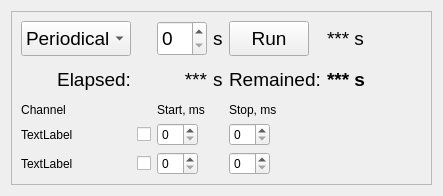
      <widget class="QWidget" name="tab">
       <property name="sizePolicy">
        <sizepolicy hsizetype="Maximum" vsizetype="Preferred">
         <horstretch>0</horstretch>
         <verstretch>0</verstretch>
        </sizepolicy>
       </property>
       <attribute name="title">
        <string>Timer</string>
       </attribute>
       <layout class="QVBoxLayout" name="verticalLayout_5">
        <item>
         <widget class="QFrame" name="frame_9">
          <property name="sizePolicy">
           <sizepolicy hsizetype="Maximum" vsizetype="Preferred">
            <horstretch>0</horstretch>
            <verstretch>0</verstretch>
           </sizepolicy>
          </property>
          <property name="frameShape">
           <enum>QFrame::StyledPanel</enum>
          </property>
          <property name="frameShadow">
           <enum>QFrame::Raised</enum>
          </property>
          <layout class="QGridLayout" name="gridLayout_3">
           <property name="sizeConstraint">
            <enum>QLayout::SetMinimumSize</enum>
           </property>
           <item row="3" column="0">
            <widget class="QLabel" name="label_29">
             <property name="sizePolicy">
              <sizepolicy hsizetype="Maximum" vsizetype="Preferred">
               <horstretch>0</horstretch>
               <verstretch>0</verstretch>
              </sizepolicy>
             </property>
             <property name="text">
              <string>TextLabel</string>
             </property>
            </widget>
           </item>
           <item row="2" column="4">
            <widget class="QLabel" name="label_27">
             <property name="sizePolicy">
              <sizepolicy hsizetype="Maximum" vsizetype="Preferred">
               <horstretch>0</horstretch>
               <verstretch>0</verstretch>
              </sizepolicy>
             </property>
             <property name="text">
              <string>Stop, ms</string>
             </property>
            </widget>
           </item>
           <item row="2" column="0">
            <widget class="QLabel" name="label_28">
             <property name="sizePolicy">
              <sizepolicy hsizetype="Maximum" vsizetype="Preferred">
               <horstretch>0</horstretch>
               <verstretch>0</verstretch>
              </sizepolicy>
             </property>
             <property name="text">
              <string>Channel</string>
             </property>
             <property name="alignment">
              <set>Qt::AlignCenter</set>
             </property>
            </widget>
           </item>
           <item row="2" column="2">
            <widget class="QLabel" name="label_26">
             <property name="sizePolicy">
              <sizepolicy hsizetype="Maximum" vsizetype="Preferred">
               <horstretch>0</horstretch>
               <verstretch>0</verstretch>
              </sizepolicy>
             </property>
             <property name="text">
              <string>Start, ms</string>
             </property>
            </widget>
           </item>
           <item row="3" column="2">
            <widget class="QSpinBox" name="spinBox_6">
             <property name="sizePolicy">
              <sizepolicy hsizetype="Maximum" vsizetype="Preferred">
               <horstretch>0</horstretch>
               <verstretch>0</verstretch>
              </sizepolicy>
             </property>
            </widget>
           </item>
           <item row="3" column="1">
            <widget class="QCheckBox" name="checkBox_7">
             <property name="sizePolicy">
              <sizepolicy hsizetype="Maximum" vsizetype="Fixed">
               <horstretch>0</horstretch>
               <verstretch>0</verstretch>
              </sizepolicy>
             </property>
             <property name="text">
              <string/>
             </property>
            </widget>
           </item>
           <item row="3" column="4">
            <widget class="QSpinBox" name="spinBox_7">
             <property name="sizePolicy">
              <sizepolicy hsizetype="Maximum" vsizetype="Preferred">
               <horstretch>0</horstretch>
               <verstretch>0</verstretch>
              </sizepolicy>
             </property>
            </widget>
           </item>
           <item row="0" column="5">
            <widget class="QLabel" name="label_108">
             <property name="sizePolicy">
              <sizepolicy hsizetype="Maximum" vsizetype="Fixed">
               <horstretch>0</horstretch>
               <verstretch>0</verstretch>
              </sizepolicy>
             </property>
             <property name="minimumSize">
              <size>
               <width>0</width>
               <height>35</height>
              </size>
             </property>
             <property name="maximumSize">
              <size>
               <width>16777215</width>
               <height>35</height>
              </size>
             </property>
             <property name="font">
              <font>
               <pointsize>14</pointsize>
              </font>
             </property>
             <property name="text">
              <string>*** s</string>
             </property>
            </widget>
           </item>
           <item row="1" column="2">
            <widget class="QLabel" name="label_106">
             <property name="sizePolicy">
              <sizepolicy hsizetype="Preferred" vsizetype="Fixed">
               <horstretch>0</horstretch>
               <verstretch>0</verstretch>
              </sizepolicy>
             </property>
             <property name="minimumSize">
              <size>
               <width>0</width>
               <height>35</height>
              </size>
             </property>
             <property name="maximumSize">
              <size>
               <width>16777215</width>
               <height>35</height>
              </size>
             </property>
             <property name="font">
              <font>
               <pointsize>14</pointsize>
              </font>
             </property>
             <property name="text">
              <string>***</string>
             </property>
             <property name="alignment">
              <set>Qt::AlignRight|Qt::AlignTrailing|Qt::AlignVCenter</set>
             </property>
            </widget>
           </item>
           <item row="1" column="5">
            <widget class="QLabel" name="label_102">
             <property name="sizePolicy">
              <sizepolicy hsizetype="Maximum" vsizetype="Fixed">
               <horstretch>0</horstretch>
               <verstretch>0</verstretch>
              </sizepolicy>
             </property>
             <property name="minimumSize">
              <size>
               <width>0</width>
               <height>35</height>
              </size>
             </property>
             <property name="maximumSize">
              <size>
               <width>16777215</width>
               <height>35</height>
              </size>
             </property>
             <property name="font">
              <font>
               <pointsize>14</pointsize>
               <weight>75</weight>
               <bold>true</bold>
              </font>
             </property>
             <property name="text">
              <string>*** s</string>
             </property>
            </widget>
           </item>
           <item row="0" column="3">
            <widget class="QLabel" name="label_107">
             <property name="sizePolicy">
              <sizepolicy hsizetype="Maximum" vsizetype="Fixed">
               <horstretch>0</horstretch>
               <verstretch>0</verstretch>
              </sizepolicy>
             </property>
             <property name="minimumSize">
              <size>
               <width>0</width>
               <height>35</height>
              </size>
             </property>
             <property name="maximumSize">
              <size>
               <width>16777215</width>
               <height>35</height>
              </size>
             </property>
             <property name="font">
              <font>
               <pointsize>14</pointsize>
              </font>
             </property>
             <property name="text">
              <string>s</string>
             </property>
            </widget>
           </item>
           <item row="0" column="0">
            <widget class="QComboBox" name="comboBox_2">
             <property name="sizePolicy">
              <sizepolicy hsizetype="Fixed" vsizetype="Preferred">
               <horstretch>0</horstretch>
               <verstretch>0</verstretch>
              </sizepolicy>
             </property>
             <property name="minimumSize">
              <size>
               <width>110</width>
               <height>35</height>
              </size>
             </property>
             <property name="maximumSize">
              <size>
               <width>110</width>
               <height>35</height>
              </size>
             </property>
             <property name="baseSize">
              <size>
               <width>0</width>
               <height>0</height>
              </size>
             </property>
             <property name="font">
              <font>
               <pointsize>14</pointsize>
              </font>
             </property>
             <property name="currentIndex">
              <number>1</number>
             </property>
             <item>
              <property name="text">
               <string>Single</string>
              </property>
             </item>
             <item>
              <property name="text">
               <string>Periodical</string>
              </property>
             </item>
            </widget>
           </item>
           <item row="1" column="3">
            <widget class="QLabel" name="label_103">
             <property name="sizePolicy">
              <sizepolicy hsizetype="Maximum" vsizetype="Fixed">
               <horstretch>0</horstretch>
               <verstretch>0</verstretch>
              </sizepolicy>
             </property>
             <property name="minimumSize">
              <size>
               <width>0</width>
               <height>35</height>
              </size>
             </property>
             <property name="maximumSize">
              <size>
               <width>16777215</width>
               <height>35</height>
              </size>
             </property>
             <property name="font">
              <font>
               <pointsize>14</pointsize>
              </font>
             </property>
             <property name="text">
              <string>s</string>
             </property>
            </widget>
           </item>
           <item row="1" column="0">
            <widget class="QLabel" name="label_105">
             <property name="sizePolicy">
              <sizepolicy hsizetype="Minimum" vsizetype="Fixed">
               <horstretch>0</horstretch>
               <verstretch>0</verstretch>
              </sizepolicy>
             </property>
             <property name="minimumSize">
              <size>
               <width>0</width>
               <height>35</height>
              </size>
             </property>
             <property name="maximumSize">
              <size>
               <width>16777215</width>
               <height>35</height>
              </size>
             </property>
             <property name="font">
              <font>
               <pointsize>14</pointsize>
              </font>
             </property>
             <property name="text">
              <string>Elapsed:</string>
             </property>
             <property name="alignment">
              <set>Qt::AlignRight|Qt::AlignTrailing|Qt::AlignVCenter</set>
             </property>
            </widget>
           </item>
           <item row="1" column="4">
            <widget class="QLabel" name="label_104">
             <property name="sizePolicy">
              <sizepolicy hsizetype="Maximum" vsizetype="Fixed">
               <horstretch>0</horstretch>
               <verstretch>0</verstretch>
              </sizepolicy>
             </property>
             <property name="minimumSize">
              <size>
               <width>0</width>
               <height>35</height>
              </size>
             </property>
             <property name="maximumSize">
              <size>
               <width>16777215</width>
               <height>35</height>
              </size>
             </property>
             <property name="font">
              <font>
               <pointsize>14</pointsize>
              </font>
             </property>
             <property name="text">
              <string>Remained:</string>
             </property>
            </widget>
           </item>
           <item row="0" column="6">
            <widget class="QPushButton" name="pushButton_58">
             <property name="enabled">
              <bool>false</bool>
             </property>
             <property name="sizePolicy">
              <sizepolicy hsizetype="Maximum" vsizetype="Fixed">
               <horstretch>0</horstretch>
               <verstretch>0</verstretch>
              </sizepolicy>
             </property>
             <property name="minimumSize">
              <size>
               <width>0</width>
               <height>35</height>
              </size>
             </property>
             <property name="maximumSize">
              <size>
               <width>16777215</width>
               <height>35</height>
              </size>
             </property>
             <property name="font">
              <font>
               <pointsize>14</pointsize>
              </font>
             </property>
             <property name="styleSheet">
              <string notr="true">QPushButton {
    border-style: outset;
}
</string>
             </property>
             <property name="text">
              <string notr="true"/>
             </property>
             <property name="icon">
              <iconset>
               <normaloff>leds/images48/ledred.png</normaloff>
               <normalon>leds/images48/ledgreen.png</normalon>leds/images48/ledred.png</iconset>
             </property>
             <property name="iconSize">
              <size>
               <width>36</width>
               <height>36</height>
              </size>
             </property>
             <property name="checkable">
              <bool>true</bool>
             </property>
             <property name="checked">
              <bool>true</bool>
             </property>
             <property name="autoDefault">
              <bool>true</bool>
             </property>
             <property name="default">
              <bool>false</bool>
             </property>
             <property name="flat">
              <bool>true</bool>
             </property>
            </widget>
           </item>
           <item row="0" column="4">
            <widget class="QPushButton" name="pushButton_2">
             <property name="sizePolicy">
              <sizepolicy hsizetype="Maximum" vsizetype="Fixed">
               <horstretch>0</horstretch>
               <verstretch>0</verstretch>
              </sizepolicy>
             </property>
             <property name="minimumSize">
              <size>
               <width>0</width>
               <height>35</height>
              </size>
             </property>
             <property name="maximumSize">
              <size>
               <width>16777215</width>
               <height>35</height>
              </size>
             </property>
             <property name="font">
              <font>
               <pointsize>14</pointsize>
              </font>
             </property>
             <property name="text">
              <string>Run</string>
             </property>
             <property name="checkable">
              <bool>true</bool>
             </property>
            </widget>
           </item>
           <item row="0" column="2">
            <widget class="QSpinBox" name="spinBox_5">
             <property name="sizePolicy">
              <sizepolicy hsizetype="Maximum" vsizetype="Fixed">
               <horstretch>0</horstretch>
               <verstretch>0</verstretch>
              </sizepolicy>
             </property>
             <property name="minimumSize">
              <size>
               <width>0</width>
               <height>35</height>
              </size>
             </property>
             <property name="maximumSize">
              <size>
               <width>16777215</width>
               <height>35</height>
              </size>
             </property>
             <property name="font">
              <font>
               <pointsize>14</pointsize>
              </font>
             </property>
             <property name="keyboardTracking">
              <bool>false</bool>
             </property>
            </widget>
           </item>
           <item row="1" column="6">
            <widget class="QPushButton" name="pushButton_59">
             <property name="enabled">
              <bool>false</bool>
             </property>
             <property name="sizePolicy">
              <sizepolicy hsizetype="Maximum" vsizetype="Fixed">
               <horstretch>0</horstretch>
               <verstretch>0</verstretch>
              </sizepolicy>
             </property>
             <property name="minimumSize">
              <size>
               <width>0</width>
               <height>35</height>
              </size>
             </property>
             <property name="maximumSize">
              <size>
               <width>16777215</width>
               <height>35</height>
              </size>
             </property>
             <property name="font">
              <font>
               <pointsize>14</pointsize>
              </font>
             </property>
             <property name="styleSheet">
              <string notr="true">QPushButton {
    border-style: outset;
}
</string>
             </property>
             <property name="text">
              <string notr="true"/>
             </property>
             <property name="icon">
              <iconset>
               <normaloff>leds/images48/ledred.png</normaloff>
               <normalon>leds/images48/ledgreen.png</normalon>leds/images48/ledred.png</iconset>
             </property>
             <property name="iconSize">
              <size>
               <width>36</width>
               <height>36</height>
              </size>
             </property>
             <property name="checkable">
              <bool>true</bool>
             </property>
             <property name="checked">
              <bool>true</bool>
             </property>
             <property name="autoDefault">
              <bool>true</bool>
             </property>
             <property name="default">
              <bool>false</bool>
             </property>
             <property name="flat">
              <bool>true</bool>
             </property>
            </widget>
           </item>
           <item row="4" column="2">
            <widget class="QSpinBox" name="spinBox_9">
             <property name="sizePolicy">
              <sizepolicy hsizetype="Maximum" vsizetype="Preferred">
               <horstretch>0</horstretch>
               <verstretch>0</verstretch>
              </sizepolicy>
             </property>
            </widget>
           </item>
           <item row="4" column="4">
            <widget class="QSpinBox" name="spinBox_8">
             <property name="sizePolicy">
              <sizepolicy hsizetype="Maximum" vsizetype="Preferred">
               <horstretch>0</horstretch>
               <verstretch>0</verstretch>
              </sizepolicy>
             </property>
            </widget>
           </item>
           <item row="4" column="1">
            <widget class="QCheckBox" name="checkBox_5">
             <property name="sizePolicy">
              <sizepolicy hsizetype="Maximum" vsizetype="Fixed">
               <horstretch>0</horstretch>
               <verstretch>0</verstretch>
              </sizepolicy>
             </property>
             <property name="text">
              <string/>
             </property>
            </widget>
           </item>
           <item row="4" column="0">
            <widget class="QLabel" name="label_31">
             <property name="sizePolicy">
              <sizepolicy hsizetype="Maximum" vsizetype="Preferred">
               <horstretch>0</horstretch>
               <verstretch>0</verstretch>
              </sizepolicy>
             </property>
             <property name="text">
              <string>TextLabel</string>
             </property>
            </widget>
           </item>
          </layout>
         </widget>
        </item>
       </layout>
      </widget>
